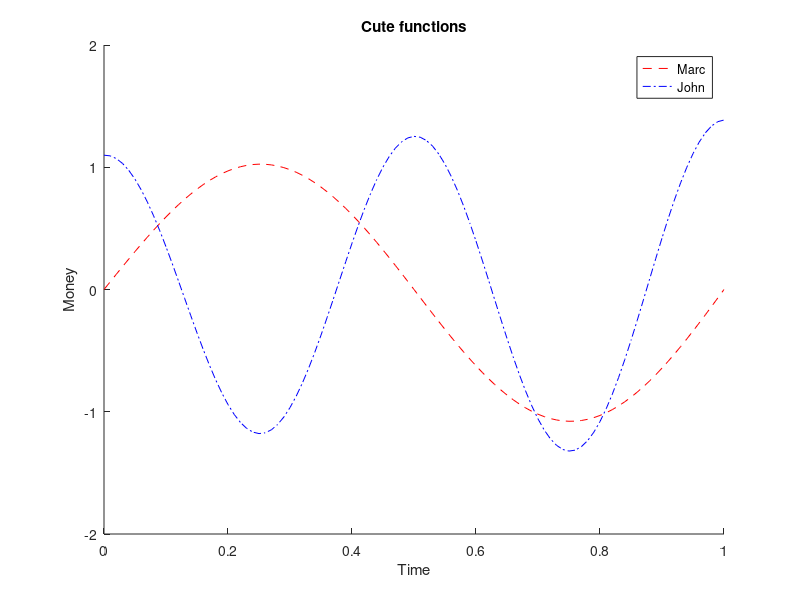
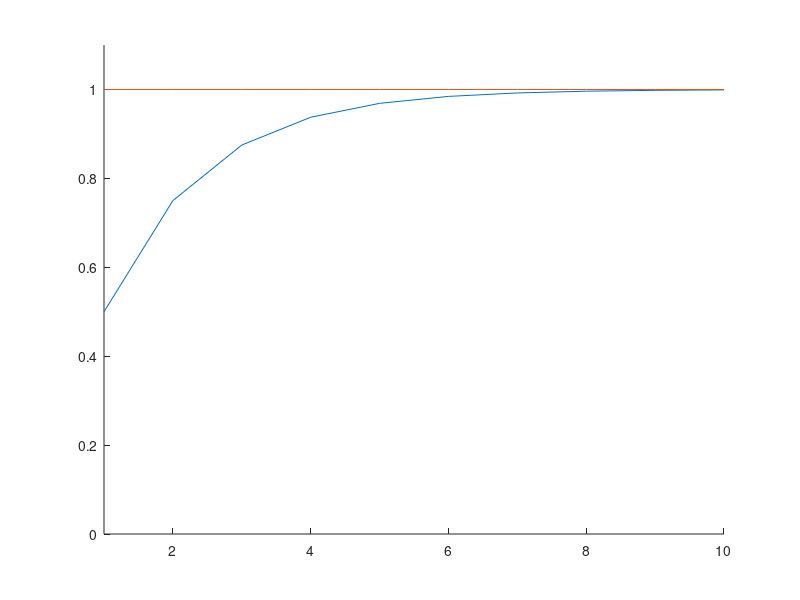
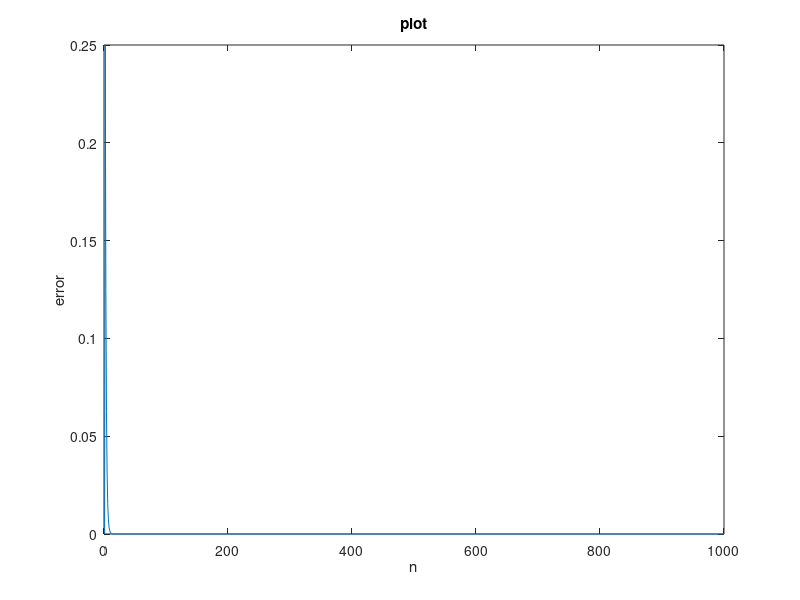
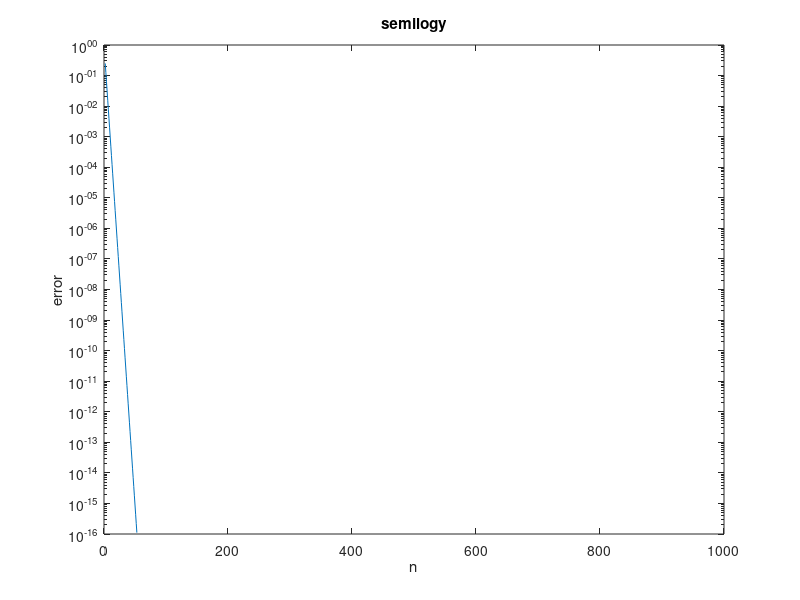

Reproduce these figures in MATLAB, in order.
%plot the function f with red dashed line
close all
clear all
clc

xx=0:0.01:1;
ff = exp(xx/10).*sin(2*pi*xx);
gg= log(3+xx).*cos(4*pi*xx);

fig=figure()
hold on
plot(xx,ff, 'r--')
plot(xx,gg, 'b-.')
hold off
title('Cute functions')
axis([0,1, -2, 2])
legend('Marc', 'John')
xlabel('Time')
ylabel('Money')
savefig(fig, 'my_cute_functions')
pause
close()

%%
nmax=10;
ns=1:nmax;
A=zeros(nmax,1);
A(1)=1/2;
for k=2:nmax
    A(k)=A(k-1)+1/2^k;
end

fig2=figure()
hold on
axis([1 nmax, 0, 1.1])
plot(ns,A)
plot(ns,ones(size(ns)))


%% error
nmax=1000;
ns=1:nmax;
A=zeros(nmax,1);
errs=zeros(nmax,1);
A(1)=1/2;
for k=2:nmax
    A(k)=A(k-1)+1/2^k;
    errs(k) = abs(1-A(k));
end
figure()
plot(ns,errs)
title('plot')
ylabel('error')
xlabel('n')
pause

figure()
semilogy(ns,errs)
title('semilogy')
ylabel('error')
xlabel('n')
pause

figure()
loglog(ns,errs)
title('loglog')
ylabel('error')
xlabel('n')
pause

figure()
semilogx(ns,errs)
title('semilogx')
ylabel('error')
xlabel('n')
pause
